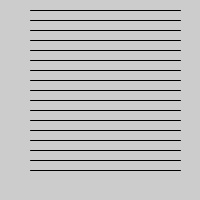
Frame 1 (no input)
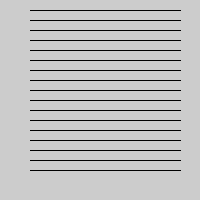
Frame 60 (the mouse pressed at the canvas centre just before this capture)
Frame 120 (the mouse held since frame 60 and released just before this capture): identical to frame 60, image omitted

The Processing sketch that drew these frames (run headless with seeded random() and noise(); from frame 60 on, the mouse is pressed at the canvas centre):

// Processing sketch: for_2
// ── for_2.pde
/* Exemplo de laço for
*Exemplo by https://processing.org/reference/for.html
*/

void setup(){
  size(200, 200);
}

void draw(){
  for (int i = 10; i < 180; i = i + 10  ){
    line(30, i, 180, i);
  }

}
